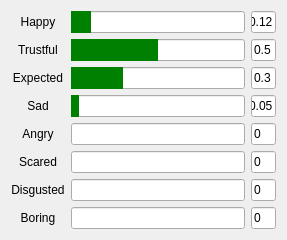
   <widget class="QWidget" name="gridLayoutWidget">
    <property name="geometry">
     <rect>
      <x>20</x>
      <y>570</y>
      <width>241</width>
      <height>221</height>
     </rect>
    </property>
    <layout class="QGridLayout" name="gridLayout_2" columnstretch="1,7,1">
     <property name="sizeConstraint">
      <enum>QLayout::SetFixedSize</enum>
     </property>
     <item row="1" column="2">
      <widget class="QLineEdit" name="lineEdit_emotion2">
       <property name="text">
        <string>0.5</string>
       </property>
      </widget>
     </item>
     <item row="5" column="2">
      <widget class="QLineEdit" name="lineEdit_emotion6">
       <property name="text">
        <string>0</string>
       </property>
      </widget>
     </item>
     <item row="3" column="0">
      <widget class="QLabel" name="label_8">
       <property name="text">
        <string>Sad</string>
       </property>
       <property name="alignment">
        <set>Qt::AlignCenter</set>
       </property>
      </widget>
     </item>
     <item row="7" column="1">
      <widget class="QProgressBar" name="progressBar_emotion8">
       <property name="styleSheet">
        <string notr="true">QProgressBar::chunk{background:green}</string>
       </property>
       <property name="value">
        <number>0</number>
       </property>
       <property name="textVisible">
        <bool>false</bool>
       </property>
      </widget>
     </item>
     <item row="7" column="2">
      <widget class="QLineEdit" name="lineEdit_emotion8">
       <property name="text">
        <string>0</string>
       </property>
      </widget>
     </item>
     <item row="0" column="2">
      <widget class="QLineEdit" name="lineEdit_emotion1">
       <property name="text">
        <string>0.12</string>
       </property>
      </widget>
     </item>
     <item row="4" column="0">
      <widget class="QLabel" name="label_9">
       <property name="contextMenuPolicy">
        <enum>Qt::ActionsContextMenu</enum>
       </property>
       <property name="text">
        <string>Angry</string>
       </property>
       <property name="alignment">
        <set>Qt::AlignCenter</set>
       </property>
      </widget>
     </item>
     <item row="7" column="0">
      <widget class="QLabel" name="label_12">
       <property name="contextMenuPolicy">
        <enum>Qt::ActionsContextMenu</enum>
       </property>
       <property name="text">
        <string>Boring</string>
       </property>
       <property name="alignment">
        <set>Qt::AlignCenter</set>
       </property>
      </widget>
     </item>
     <item row="1" column="1">
      <widget class="QProgressBar" name="progressBar_emotion2">
       <property name="styleSheet">
        <string notr="true">QProgressBar::chunk{background:green}</string>
       </property>
       <property name="value">
        <number>50</number>
       </property>
       <property name="textVisible">
        <bool>false</bool>
       </property>
      </widget>
     </item>
     <item row="4" column="2">
      <widget class="QLineEdit" name="lineEdit_emotion5">
       <property name="text">
        <string>0</string>
       </property>
      </widget>
     </item>
     <item row="6" column="2">
      <widget class="QLineEdit" name="lineEdit_emotion7">
       <property name="text">
        <string>0</string>
       </property>
      </widget>
     </item>
     <item row="0" column="1">
      <widget class="QProgressBar" name="progressBar_emotion1">
       <property name="styleSheet">
        <string notr="true">QProgressBar::chunk{background:green}</string>
       </property>
       <property name="value">
        <number>12</number>
       </property>
       <property name="textVisible">
        <bool>false</bool>
       </property>
      </widget>
     </item>
     <item row="2" column="2">
      <widget class="QLineEdit" name="lineEdit_emotion3">
       <property name="text">
        <string>0.3</string>
       </property>
      </widget>
     </item>
     <item row="0" column="0">
      <widget class="QLabel" name="label_5">
       <property name="text">
        <string>Happy</string>
       </property>
       <property name="alignment">
        <set>Qt::AlignCenter</set>
       </property>
      </widget>
     </item>
     <item row="3" column="2">
      <widget class="QLineEdit" name="lineEdit_emotion4">
       <property name="text">
        <string>0.05</string>
       </property>
      </widget>
     </item>
     <item row="3" column="1">
      <widget class="QProgressBar" name="progressBar_emotion4">
       <property name="styleSheet">
        <string notr="true">QProgressBar::chunk{background:green}</string>
       </property>
       <property name="value">
        <number>5</number>
       </property>
       <property name="textVisible">
        <bool>false</bool>
       </property>
      </widget>
     </item>
     <item row="2" column="1">
      <widget class="QProgressBar" name="progressBar_emotion3">
       <property name="styleSheet">
        <string notr="true">QProgressBar::chunk{background:green}</string>
       </property>
       <property name="value">
        <number>30</number>
       </property>
       <property name="textVisible">
        <bool>false</bool>
       </property>
      </widget>
     </item>
     <item row="6" column="0">
      <widget class="QLabel" name="label_11">
       <property name="contextMenuPolicy">
        <enum>Qt::ActionsContextMenu</enum>
       </property>
       <property name="text">
        <string>Disgusted</string>
       </property>
       <property name="alignment">
        <set>Qt::AlignCenter</set>
       </property>
      </widget>
     </item>
     <item row="1" column="0">
      <widget class="QLabel" name="label_6">
       <property name="text">
        <string>Trustful</string>
       </property>
       <property name="alignment">
        <set>Qt::AlignCenter</set>
       </property>
      </widget>
     </item>
     <item row="2" column="0">
      <widget class="QLabel" name="label_7">
       <property name="text">
        <string>Expected</string>
       </property>
       <property name="alignment">
        <set>Qt::AlignCenter</set>
       </property>
      </widget>
     </item>
     <item row="5" column="0">
      <widget class="QLabel" name="label_10">
       <property name="contextMenuPolicy">
        <enum>Qt::ActionsContextMenu</enum>
       </property>
       <property name="text">
        <string>Scared</string>
       </property>
       <property name="alignment">
        <set>Qt::AlignCenter</set>
       </property>
      </widget>
     </item>
     <item row="6" column="1">
      <widget class="QProgressBar" name="progressBar_emotion7">
       <property name="styleSheet">
        <string notr="true">QProgressBar::chunk{background:green}</string>
       </property>
       <property name="value">
        <number>0</number>
       </property>
       <property name="textVisible">
        <bool>false</bool>
       </property>
      </widget>
     </item>
     <item row="5" column="1">
      <widget class="QProgressBar" name="progressBar_emotion6">
       <property name="styleSheet">
        <string notr="true">QProgressBar::chunk{background:green}</string>
       </property>
       <property name="value">
        <number>0</number>
       </property>
       <property name="textVisible">
        <bool>false</bool>
       </property>
      </widget>
     </item>
     <item row="4" column="1">
      <widget class="QProgressBar" name="progressBar_emotion5">
       <property name="styleSheet">
        <string notr="true">QProgressBar::chunk{background:green}</string>
       </property>
       <property name="value">
        <number>0</number>
       </property>
       <property name="textVisible">
        <bool>false</bool>
       </property>
      </widget>
     </item>
    </layout>
   </widget>
